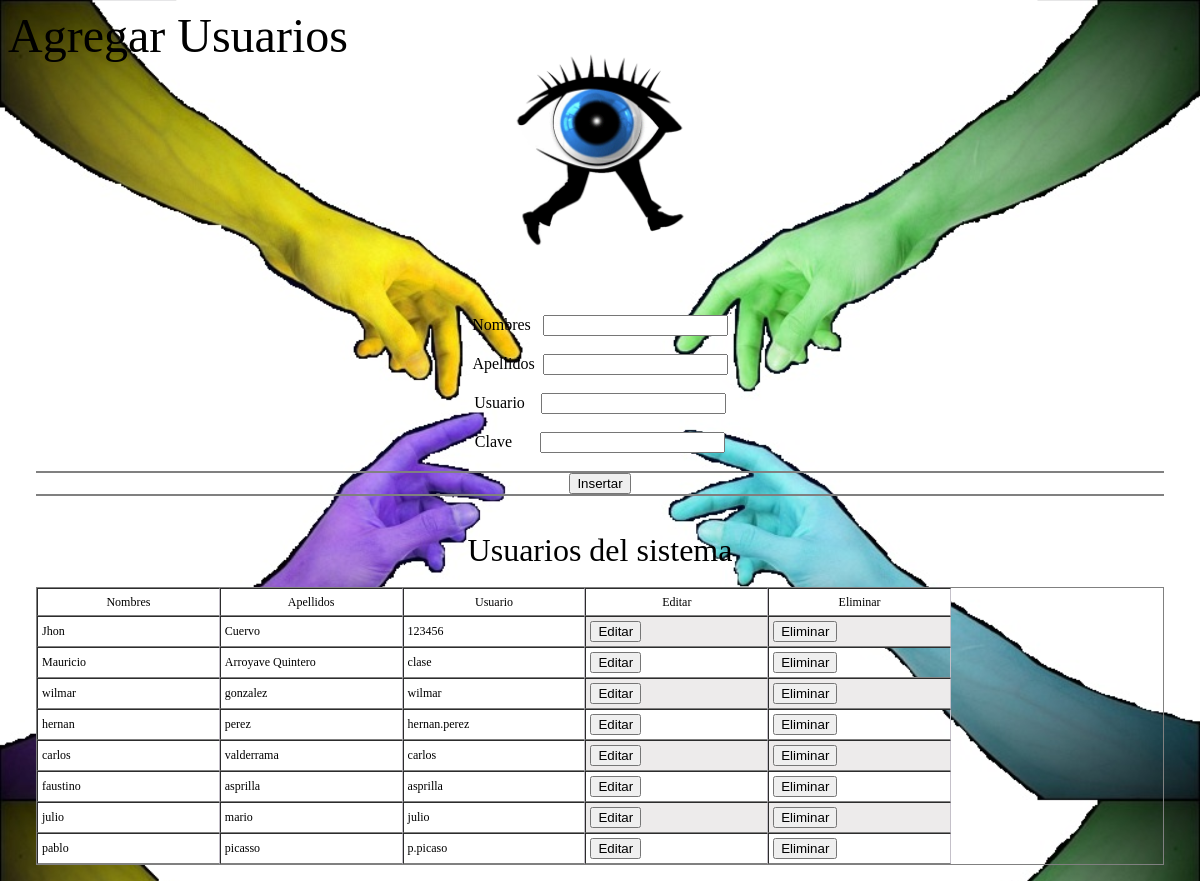
The app's page /usuarios1.php (signed in) with its own data.
### tables this page shows
CREATE TABLE usuarios (
  id int(11) PRIMARY KEY AUTO_INCREMENT,
  nombre varchar(300) NOT NULL,
  apellidos varchar(300) NOT NULL,
  usuarios varchar(50) NOT NULL,
  clave varchar(50) NOT NULL
);

### usuarios1.php (the view, shortened to what this page needs)
<?php
include('bd/conexion_log.php');
?>
<html>
	<head>
	</head>
	<body>
	<marquee><font size=7 color="black">Agregar Usuarios</font></marquee>
		<BR>
		<BR>
		<center>
		<div class="container">
			<div class="div-img">
				<img class="img" src="img/logo.gif" title="logo" alt="logo">
			</div>
		</div>
		<BR><BR><BR><BR>
		<BR><BR><BR><BR>
		<BR><BR><BR><BR>
			<form name=form id=form  action="" method="post" onsubmit="return false;">
		<table>
			<tr>
				<font color="black">Nombres</font>&nbsp;&nbsp;
				<input type=text name="nombre" id="nombre" required>
				<br><br>
			</tr>
			<tr>
				<font color="black">Apellidos</font>&nbsp;
				<input type=text name="apellidos" id="apellidos" required>
				<br><br>
			</tr>
			<tr>
				<font color="black">Usuario</font>&nbsp;&nbsp;&nbsp;
				<input type=text name="usuarios" id="usuarios" required>
				<br><br>
			</tr>
			<tr>
				<font color="black">Clave</font>&nbsp;&nbsp;&nbsp;&nbsp;&nbsp;&nbsp;
				<input type=password name="clave" id="clave" required>
				<br><br>
			</tr>
		</table>
		<table>
			<tr>
				<input type=submit name=bti value='Insertar' onclick='insertar();' >
			</tr>
		</table>
		<br><br>
			<font size=6 color="black">Usuarios del sistema</font>
		<br><br>
				<?php
					$sql = "SELECT * FROM usuarios";
					$result = $conn->query($sql);
					$total=$result->num_rows;
					if($total>0)
					{
						echo "
						<table border=1>
							<tr>
								<td align=center bgcolor=white>Nombres</td>
								<td align=center bgcolor=white>Apellidos</td>
								<td align=center bgcolor=white>Usuario</td>
								<td align=center bgcolor=white>Editar</td>
								<td align=center bgcolor=white>Eliminar</td>
							</tr>
						";
						for($i=1;$i<=$total;$i++)
						{
							$row = $result->fetch_assoc();
							$id=$row["id"];
							$nombre=$row["nombre"];
							$apellidos=$row["apellidos"];
							$usuarios=$row["usuarios"];
							$clave = $row["clave"];
						echo "
							<tr>
								<td bgcolor=white>".$nombre."</td>
								<td bgcolor=white>$apellidos</td>
								<td bgcolor=white>$usuarios</td>
								<td><input type=button value='Editar' onclick=\"modificar('$id','$nombre','$apellidos','$usuarios',
								'$clave');\"></td>
								<td><input type=button value='Eliminar' onclick=\"eliminar('$id');\"></td>
							</tr>
							";
						}
						echo "
						</table>
						";
					}
				?>
			</center>
	</body>
</html>

### css/estilos.css (style rules this page uses)
.container { width: 200px; height: 200px; position: absolute; left: 0; right: 0; margin: 0 auto; top: 20px; }
.div-img { display: block; margin-left: auto; margin-right: auto; }
.div-img .img { display: block; margin-left: auto; margin-right: auto; width: 100%; transform: scale(1); -ms-transform: scale(1); -moz-transform: scale(1); -webkit-transform: scale(1); -o-transform: scale(1); -webkit-transition: all 500ms ease-in-out; -moz-transition: all 500ms ease-in-out; -ms-transition: all 500ms ease-in-out; -o-transition: all 500ms ease-in-out; }

### usuarios1.php (style rules this page uses)
html { background: url(img/fondo.jpg); background-size: 100%; }
table { border-spacing: 0; display: flex; max-height: 40vh; overflow-y: auto; overflow-x: auto; table-layout: fixed; width: 94vw; border:1px solid gray; }
th,td { font-weight: normal; margin: 0; max-width: 14.4vw; min-width: 14.4vw; word-wrap: break-word; font-size: 12px; height: 3.5vh !important; padding: 4px; border-right: 1px solid #c4c0c9; }
tr:nth-child(2n) { background: none repeat scroll 0 0 #edebeb; }

### records on screen
usuarios: nombre "Jhon", apellidos "Cuervo", usuarios "123456"
usuarios: nombre "Mauricio", apellidos "Arroyave Quintero", usuarios "clase"
usuarios: nombre "wilmar", apellidos "gonzalez", usuarios "wilmar"
usuarios: nombre "hernan", apellidos "perez", usuarios "hernan.perez"
usuarios: nombre "carlos", apellidos "valderrama", usuarios "carlos"
usuarios: nombre "faustino", apellidos "asprilla", usuarios "asprilla"
usuarios: nombre "julio", apellidos "mario", usuarios "julio"
usuarios: nombre "pablo", apellidos "picasso", usuarios "p.picaso"
